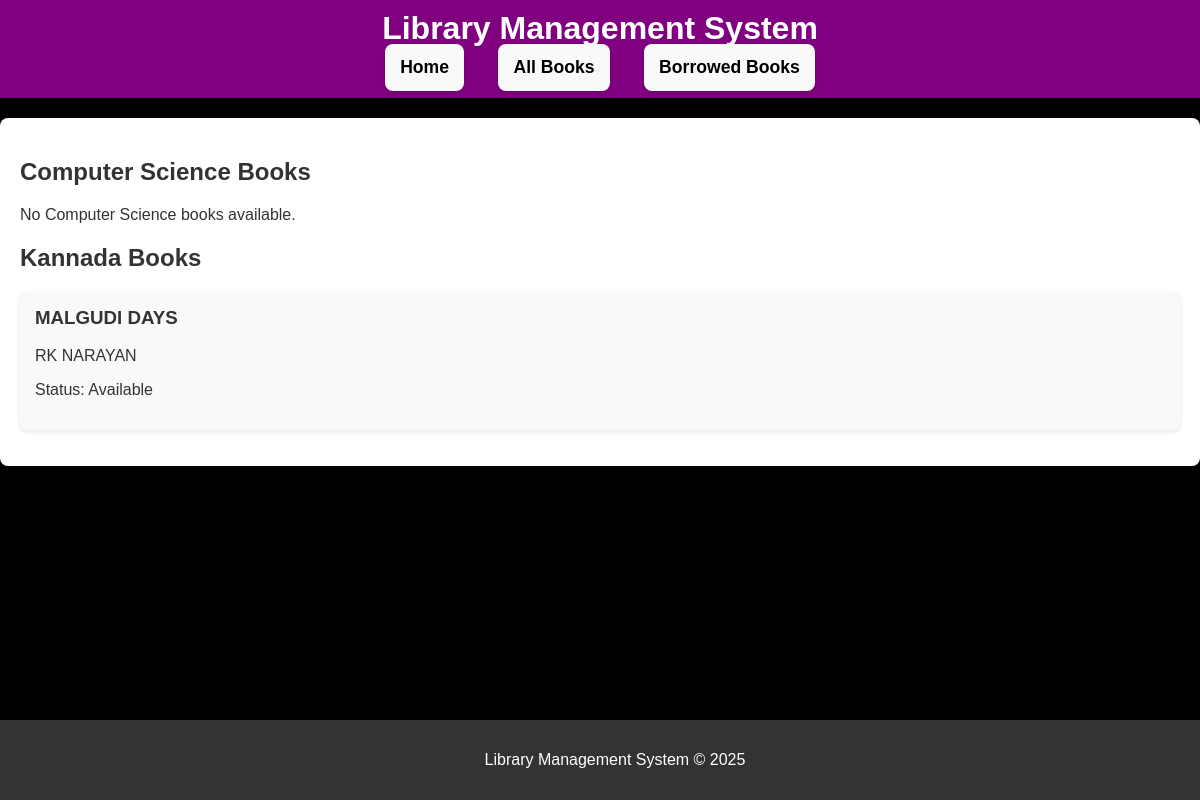
The page /books/ on the database as committed earlier.
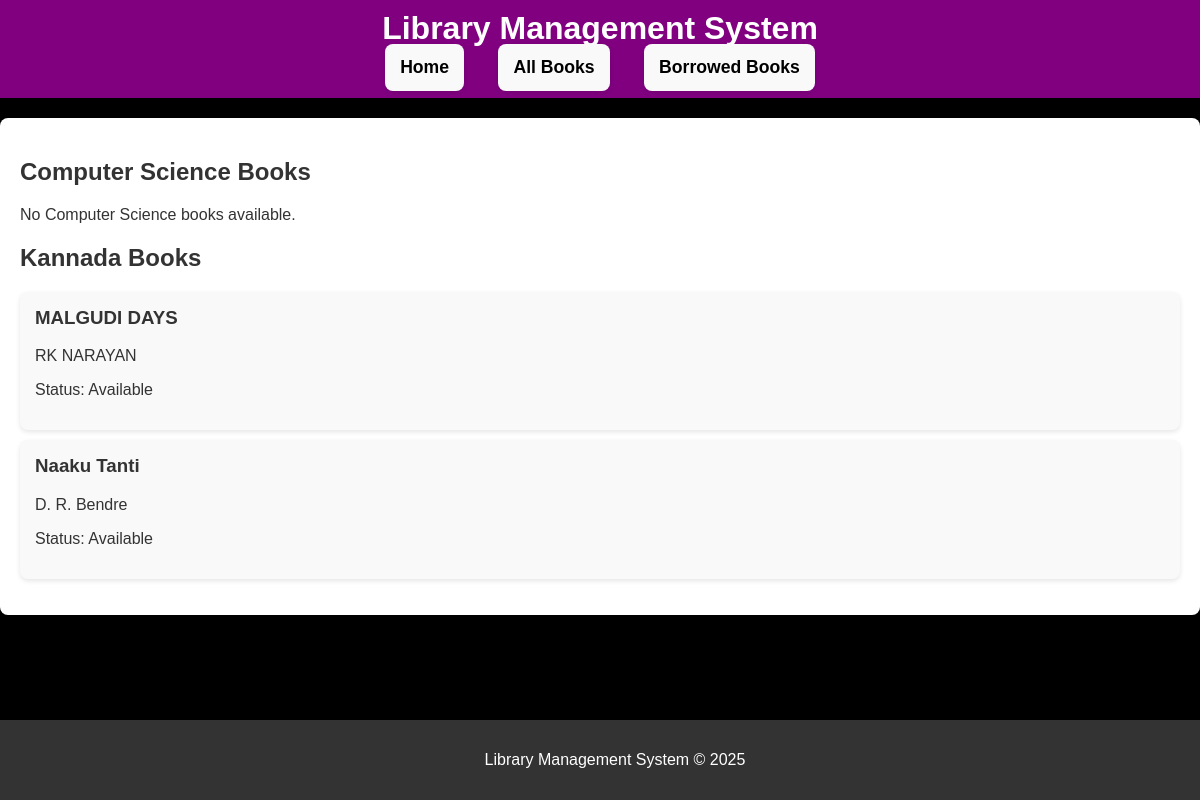
The same page on the database as committed later.
### library/models.py (models this page shows, shortened)
class Book(models.Model):
    title = models.CharField(max_length=50)
    author = models.ForeignKey(Author, on_delete=models.CASCADE)
    available = models.BooleanField(default=True)
    category = models.CharField(max_length=2, choices=CATEGORY_CHOICES)

class Author(models.Model):
    name = models.CharField(max_length=50)
    bio = models.TextField(blank=True)

### library/views.py (the view)
# urls.py: path('books/', views.book_list, name='book_list'),
def book_list(request):
    cs_books = Book.objects.filter(category='CS')
    kannada_books = Book.objects.filter(category='KN')
    return render(request, 'library/book_list.html', {
        'cs_books': cs_books,
        'kannada_books': kannada_books
    })

### library/templates/library/book_list.html
{% extends 'library/base.html' %}
{% block content %}
    <h2>Computer Science Books</h2>
    <ul>
        {% for book in cs_books %}
            <li>
                <h3>{{ book.title }}</h3>
                <p>{{ book.author.name }}</p>
                {% if book.available %}
                    <p>Status: Available</p>
                {% else %}
                    <p>Status: Borrowed</p>
                {% endif %}
            </li>
        {% empty %}
            <p>No Computer Science books available.</p>
        {% endfor %}
    </ul>
    <h2>Kannada Books</h2>
    <ul>
        {% for book in kannada_books %}
            <li>
                <h3>{{ book.title }}</h3>
                <p>{{ book.author.name }}</p>
                {% if book.available %}
                    <p>Status: Available</p>
                {% else %}
                    <p>Status: Borrowed</p>
                {% endif %}
            </li>
        {% empty %}
            <p>No Kannada books available.</p>
        {% endfor %}
    </ul>
{% endblock %}

Rows that differ between the two databases and show on the page:
added Book: title "Naaku Tanti", author.name "D. R. Bendre", available "Status: Available"
